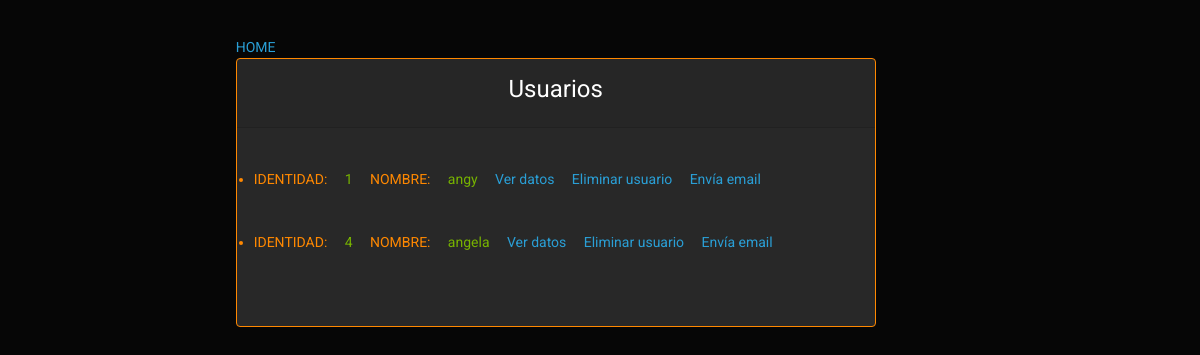
The app's page /admin/listarusuarios with its own data.
### models.py (models this page shows, shortened)
class Usuarios ( db.Base, UserMixin ) :
	__tablename__ = 'registro'
	__table_args__ = {'sqlite_autoincrement' : True}
	id = Column ( Integer, primary_key = True )
	usuario = Column ( String, nullable = False )
	password = Column ( String, nullable = False )
	email = Column ( String, nullable = False )
	pais = Column ( String )
	provincia = Column ( String )
	administrador = Column ( Boolean, nullable = False )
	puntuacion_space = relationship ( "PuntuacionSpace", back_populates = "id_usuario", cascade = "all, delete-orphan" )
	puntuacion_naves = relationship ( "PuntuacionNaves", back_populates = "id_usuario", cascade = "all, delete-orphan" )
	puntuacion_arkanoid = relationship ( "PuntuacionArkanoid", back_populates = "id_usuario",
	                                     cascade = "all, delete-orphan" )

### main.py (the view)
@app.route("/admin/listarusuarios", methods = ["GET", "POST"])
def busca_usuario():
	listar = models.lista_usuarios()
	return render_template("/admin/listarusuarios.html",listar = listar)

### models.py (called while the page is built)
def lista_usuarios():
	listar = db.session.query(Usuarios).all()
	return listar

### templates/admin/listarusuarios.html (shortened to what this page needs)
<!DOCTYPE html>
<html lang="en">
<head>
    <link rel = 'stylesheet' href="{{url_for('static', filename='main.css') }}">
    <link href="https://cdn.jsdelivr.net/npm/bootstrap@5.3.0/dist/css/bootstrap.min.css" rel="stylesheet">
    <link rel="stylesheet" href="https://cdn.jsdelivr.net/npm/bootswatch@4.5.2/dist/cyborg/bootstrap.min.css">
</head>
<body>
<main class="container p-3">
        <div class="row">
            <div class="col-md-9 offset-md-2 my-auto">
                <br>
            <a href="/index"> HOME</a>
                <br>
                <div class="card  text-warning border-warning mb-3" style="max-width: 40rem;">
                        <div class="card-header text-center">
                            <fieldset>
                                <legend>Usuarios</legend>
                            </fieldset>
                        </div>
                        <div class="card-body">
                                <div class="form-group">
                                    <div class="form-group row">
                                        <ul>
                                            {% for val in listar %}
                                                <li>
                                                    <label  class="col-sm-0 col-form-label ">IDENTIDAD: &nbsp &nbsp
                                                    <label class="col-sm-0 col-form-label text-success">{{val.id}}</label>
                                                    <label  class="col-sm-0 col-form-label ">NOMBRE: &nbsp &nbsp
                                                    <label class="col-sm-0 col-form-label text-success">{{val.usuario}}</label>
                                                    <a href="/admin/verusuario/{{val.id}}"> Ver datos</a>
                                                    <a href="/borrar/{{val.id}}"> Eliminar usuario</a>
                                                    <a href="/emailindividual/{{val.id}}"> Envía email</a>
                                                </li>
                                            {% endfor %}
                                        </ul>

### static/main.css (style rules this page uses)
body { background: green; text: orange }

### records on screen
Usuarios: id "1", usuario "angy"
Usuarios: id "4", usuario "angela"
